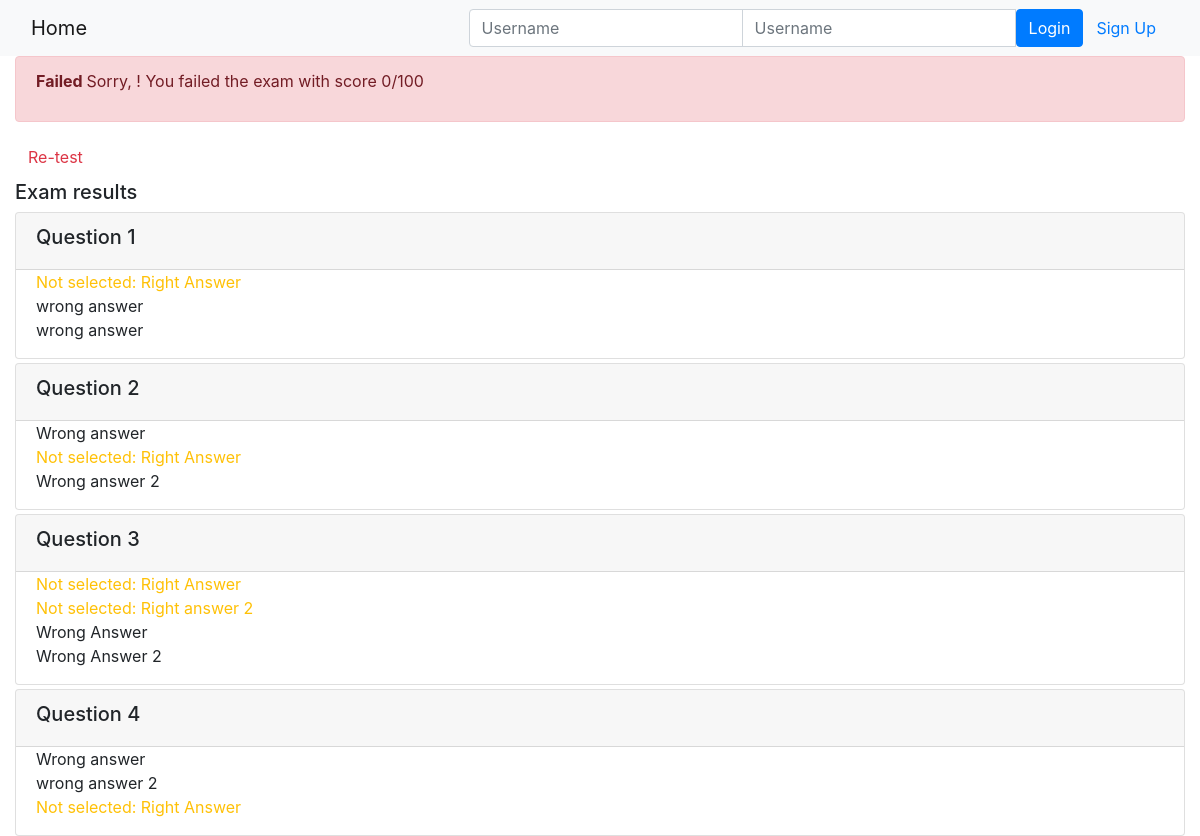
Page /onlinecourse/course/1/submission/1/result/ on the committed database.
### onlinecourse/models.py (models this page shows, shortened)
class Question(models.Model):
    lesson = models.ForeignKey(Lesson, on_delete=models.CASCADE)
    content = models.CharField(max_length=200, default=" ")
    grade = models.IntegerField(default=0)
    course = models.ManyToManyField(Course)
    def is_get_score(self, selected_ids):
        all_answers = self.choice_set.filter(is_correct=True).count()
        selected_correct = self.choice_set.filter(is_correct=True, id__in=selected_ids).count()
        if all_answers == selected_correct:
            return True
        else:
            return False

class Choice(models.Model):
    question = models.ForeignKey(Question, on_delete=models.CASCADE)
    content = models.CharField(max_length=200, default=" ")
    is_correct = models.BooleanField()

### onlinecourse/views.py (the view)
# urls.py: path('course/<int:course_id>/submission/<int:submission_id>/result/', views.show_exam_result, name='show_exam_result'),
def show_exam_result(request, course_id, submission_id):
    course = get_object_or_404(Course, pk=course_id)
    submission = Submission.objects.get(id=submission_id)
    answers = submission.choices.all()
    total, points = 0, 0
    for question in course.question_set.all():
        total += question.grade
        if question.is_get_score(answers):
            points += question.grade
    return render(request, 'onlinecourse/exam_result_bootstrap.html',
            {"course":course, "choices":answers,"points":points,
                "submission": submission,
                "grade": int((points / total) * 100) }
        )

### onlinecourse/templates/onlinecourse/exam_result_bootstrap.html (shortened to what this page needs)
<!DOCTYPE html>
<html lang="en">
<head>
    {% load static %}
    <link rel="stylesheet" href="https://maxcdn.bootstrapcdn.com/bootstrap/4.5.2/css/bootstrap.min.css">
</head>
<body>
 <nav class="navbar navbar-light bg-light">
    <div class="container-fluid">
        <div class="navbar-header">
              <a class="navbar-brand" href="{% url 'onlinecourse:index' %}">Home</a>
        </div>
        <ul class="nav navbar-nav navbar-right">
            {% if user.is_authenticated %}
            <li>
                <a class="btn btn-link" href="#">{{ user.first_name }}({{ user.username }})</a>
                <a class="btn btn-link" href="{% url 'onlinecourse:logout' %}">Logout</a>
            </li>
            {% else %}
            <li>
                <form class="form-inline" action="{% url 'onlinecourse:login' %}" method="post">
                    <div class="input-group">
                        <input type="text" class="form-control" placeholder="Username" name="username" >
                        <input type="password" class="form-control" placeholder="Username" name="psw" >
                        <button class="btn btn-primary" type="submit">Login</button>
                        <a class="btn btn-link" href="{% url 'onlinecourse:registration' %}">Sign Up</a>
                    </div>
                </form>
            </li>
            {% endif %}
        </ul>
    </div>
</nav>
<div class="container-fluid">
    {% if grade > 80 %}
    <div class="alert alert-success">
       <p><b>Congratulations, {{ user.username }}!</b>
            You have passed the exam and completed the course with score {{ points }}/100</p>
    </div>
        {% else %}
        <div class="alert alert-danger">
            <p><b>Failed </b>
                 Sorry, {{ user.username }}! You failed the exam with score {{ points }}/100</p>
        </div>
        <a class="btn btn-link text-danger" href="{% url 'onlinecourse:course_details' course.id %}">Re-test</a>
        {% endif %}
        <div class="card-columns-vertical mt-1">
        <h5 class="">Exam results</h5>
            {% for question in course.question_set.all %}
           <div class="card mt-1">
               <div class="card-header"><h5>{{ question.content }}</h5></div>
               <div class="form-group">
                   {% for choice in question.choice_set.all %}
                   <div class="form-check">
                       {% if choice.is_correct and choice in choices %}
                       <div class="text-success">Correct answer: {{ choice.content }}</div>
                       {% else %}{% if choice.is_correct and not choice in choices %}
                       <div class="text-warning">Not selected: {{ choice.content }}</div>
                       {% else %}{% if not choice.is_correct and choice in choices %}
                       <div class="text-danger">Wrong answer: {{ choice.content }}</div>
                       {% else %}
                       <div>{{ choice.content }}</div>
                       {% endif %}{% endif %}{% endif %}
                   </div>
                   {% endfor %}
               </div>
           </div>
           {% endfor %}
        </div>
    </div>
</body>
</html>

### rows in the picture
Question: content "Question 1"
Choice: content "Right Answer"
Choice: content "wrong answer"
Choice: content "wrong answer"
Question: content "Question 2"
Choice: content "Wrong answer"
Choice: content "Right Answer"
Choice: content "Wrong answer 2"
Question: content "Question 3"
Choice: content "Right Answer"
Choice: content "Right answer 2"
Choice: content "Wrong Answer"
Choice: content "Wrong Answer 2"
Question: content "Question 4"
Choice: content "Wrong answer"
Choice: content "wrong answer 2"
Choice: content "Right Answer"

### other values in the picture
{{ points }} "0"
